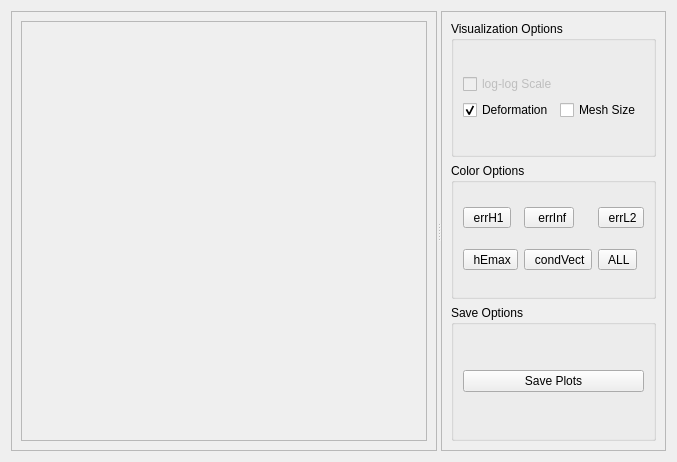
<?xml version="1.0" encoding="UTF-8"?>
<ui version="4.0">
 <class>SolverResultsWidget</class>
 <widget class="QWidget" name="SolverResultsWidget">
  <property name="geometry">
   <rect>
    <x>0</x>
    <y>0</y>
    <width>677</width>
    <height>462</height>
   </rect>
  </property>
  <property name="windowTitle">
   <string>Form</string>
  </property>
  <layout class="QGridLayout" name="gridLayout_3">
   <item row="0" column="0">
    <widget class="QSplitter" name="splitter_2">
     <property name="orientation">
      <enum>Qt::Orientation::Horizontal</enum>
     </property>
     <widget class="QFrame" name="frame_2">
      <property name="sizePolicy">
       <sizepolicy hsizetype="Preferred" vsizetype="Preferred">
        <horstretch>2</horstretch>
        <verstretch>0</verstretch>
       </sizepolicy>
      </property>
      <property name="frameShape">
       <enum>QFrame::Shape::StyledPanel</enum>
      </property>
      <property name="frameShadow">
       <enum>QFrame::Shadow::Raised</enum>
      </property>
      <layout class="QVBoxLayout" name="verticalLayout_4">
       <item>
        <widget class="QSplitter" name="splitter">
         <property name="orientation">
          <enum>Qt::Orientation::Vertical</enum>
         </property>
         <widget class="QFrame" name="plot_frame">
          <property name="frameShape">
           <enum>QFrame::Shape::StyledPanel</enum>
          </property>
          <property name="frameShadow">
           <enum>QFrame::Shadow::Raised</enum>
          </property>
          <layout class="QVBoxLayout" name="verticalLayout_5">
           <item>
            <layout class="QGridLayout" name="gridLayout"/>
           </item>
          </layout>
         </widget>
        </widget>
       </item>
      </layout>
     </widget>
     <widget class="QFrame" name="frame">
      <property name="frameShape">
       <enum>QFrame::Shape::StyledPanel</enum>
      </property>
      <property name="frameShadow">
       <enum>QFrame::Shadow::Raised</enum>
      </property>
      <layout class="QGridLayout" name="gridLayout_6">
       <item row="0" column="0">
        <widget class="QGroupBox" name="groupBox_2">
         <property name="title">
          <string>Visualization Options</string>
         </property>
         <layout class="QGridLayout" name="gridLayout_5">
          <item row="0" column="0">
           <layout class="QVBoxLayout" name="verticalLayout_3">
            <item>
             <widget class="QCheckBox" name="loglog_cb">
              <property name="enabled">
               <bool>false</bool>
              </property>
              <property name="text">
               <string>log-log Scale</string>
              </property>
             </widget>
            </item>
            <item>
             <layout class="QHBoxLayout" name="horizontalLayout_2">
              <item>
               <widget class="QCheckBox" name="deformation_cb">
                <property name="text">
                 <string>Deformation</string>
                </property>
                <property name="checked">
                 <bool>true</bool>
                </property>
               </widget>
              </item>
              <item>
               <widget class="QCheckBox" name="meshsize_cb">
                <property name="text">
                 <string>Mesh Size</string>
                </property>
               </widget>
              </item>
             </layout>
            </item>
           </layout>
          </item>
         </layout>
        </widget>
       </item>
       <item row="1" column="0">
        <widget class="QGroupBox" name="groupBox">
         <property name="title">
          <string>Color Options</string>
         </property>
         <layout class="QGridLayout" name="gridLayout_4">
          <item row="1" column="0">
           <widget class="QToolButton" name="hEmax_color_btn">
            <property name="text">
             <string> hEmax</string>
            </property>
            <property name="icon">
             <iconset resource="images.qrc">
              <normaloff>:/icons/img/color_icon.png</normaloff>:/icons/img/color_icon.png</iconset>
            </property>
            <property name="autoRepeat">
             <bool>false</bool>
            </property>
            <property name="toolButtonStyle">
             <enum>Qt::ToolButtonStyle::ToolButtonTextBesideIcon</enum>
            </property>
           </widget>
          </item>
          <item row="1" column="2">
           <widget class="QToolButton" name="condVect_color_btn">
            <property name="text">
             <string> condVect</string>
            </property>
            <property name="icon">
             <iconset resource="images.qrc">
              <normaloff>:/icons/img/color_icon.png</normaloff>:/icons/img/color_icon.png</iconset>
            </property>
            <property name="toolButtonStyle">
             <enum>Qt::ToolButtonStyle::ToolButtonTextBesideIcon</enum>
            </property>
           </widget>
          </item>
          <item row="0" column="2">
           <widget class="QToolButton" name="errInf_color_btn">
            <property name="text">
             <string>  errInf</string>
            </property>
            <property name="icon">
             <iconset resource="images.qrc">
              <normaloff>:/icons/img/color_icon.png</normaloff>:/icons/img/color_icon.png</iconset>
            </property>
            <property name="toolButtonStyle">
             <enum>Qt::ToolButtonStyle::ToolButtonTextBesideIcon</enum>
            </property>
           </widget>
          </item>
          <item row="1" column="3">
           <widget class="QToolButton" name="all_color_btn">
            <property name="text">
             <string> ALL</string>
            </property>
            <property name="icon">
             <iconset resource="images.qrc">
              <normaloff>:/icons/img/color_icon.png</normaloff>:/icons/img/color_icon.png</iconset>
            </property>
            <property name="toolButtonStyle">
             <enum>Qt::ToolButtonStyle::ToolButtonTextBesideIcon</enum>
            </property>
           </widget>
          </item>
          <item row="0" column="0">
           <widget class="QToolButton" name="errS_color_btn">
            <property name="text">
             <string> errH1</string>
            </property>
            <property name="icon">
             <iconset resource="images.qrc">
              <normaloff>:/icons/img/color_icon.png</normaloff>:/icons/img/color_icon.png</iconset>
            </property>
            <property name="toolButtonStyle">
             <enum>Qt::ToolButtonStyle::ToolButtonTextBesideIcon</enum>
            </property>
           </widget>
          </item>
          <item row="0" column="3">
           <widget class="QToolButton" name="errL2_color_btn">
            <property name="text">
             <string> errL2</string>
            </property>
            <property name="icon">
             <iconset resource="images.qrc">
              <normaloff>:/icons/img/color_icon.png</normaloff>:/icons/img/color_icon.png</iconset>
            </property>
            <property name="toolButtonStyle">
             <enum>Qt::ToolButtonStyle::ToolButtonTextBesideIcon</enum>
            </property>
           </widget>
          </item>
         </layout>
        </widget>
       </item>
       <item row="2" column="0">
        <widget class="QGroupBox" name="save_gb">
         <property name="title">
          <string>Save Options</string>
         </property>
         <layout class="QVBoxLayout" name="verticalLayout_2">
          <item>
           <widget class="QPushButton" name="save_plots_btn">
            <property name="text">
             <string>Save Plots</string>
            </property>
            <property name="icon">
             <iconset resource="images.qrc">
              <normaloff>:/icons/img/image_icon.png</normaloff>:/icons/img/image_icon.png</iconset>
            </property>
           </widget>
          </item>
         </layout>
        </widget>
       </item>
      </layout>
     </widget>
    </widget>
   </item>
  </layout>
 </widget>
 <resources>
  <include location="images.qrc"/>
 </resources>
 <connections/>
</ui>
